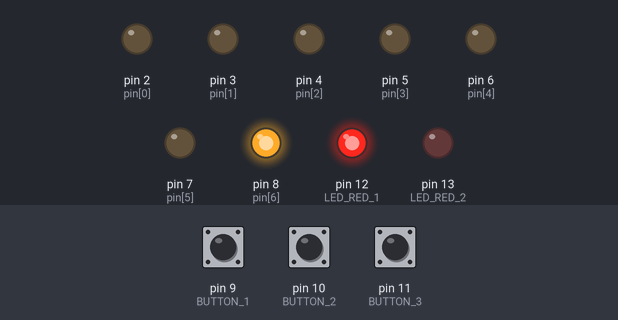
Recording of a sketch running on a simulated Arduino Uno, built with avr-gcc and run on an emulated ATmega328P. Shown: output pins drawn as LEDs (lit = HIGH). The inputs (shaded band) are chosen by the test bench; at power-on: pin 9 (BUTTON_1) HIGH, pin 10 (BUTTON_2) HIGH, pin 11 (BUTTON_3) LOW.

Above: at 1.6 s.
1.7 s: pin 9 (BUTTON_1) pulled LOW for 3.2 s
At 5.2 s:
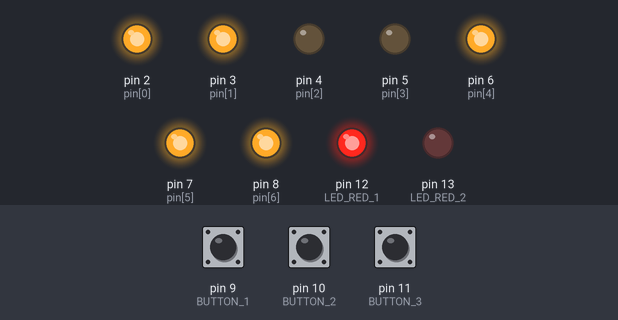
6.4 s: pin 10 (BUTTON_2) pulled LOW for 0.5 s
At 6.8 s:
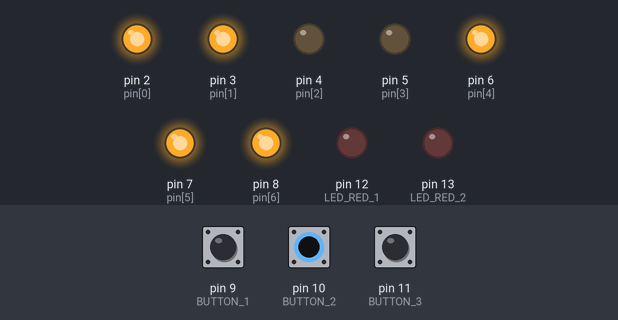
8.4 s: pin 11 (BUTTON_3) pulled HIGH for 0.5 s
At 8.8 s:
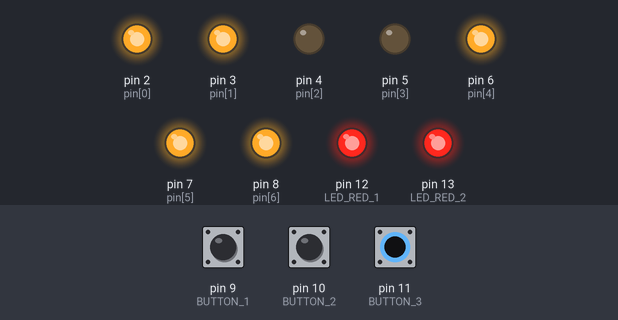
10.4 s: pin 11 (BUTTON_3) pulled HIGH for 3.2 s
At 14.5 s:
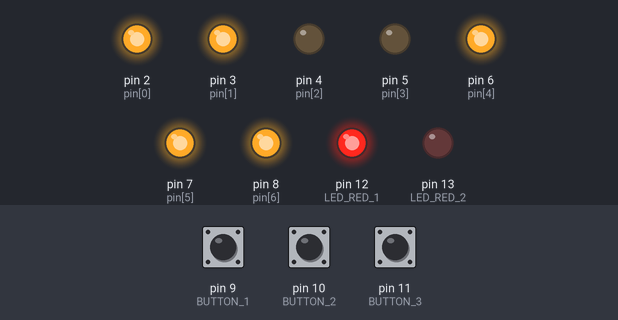
15.1 s: pin 9 (BUTTON_1) pulled LOW for 0.5 s
At 16.1 s:
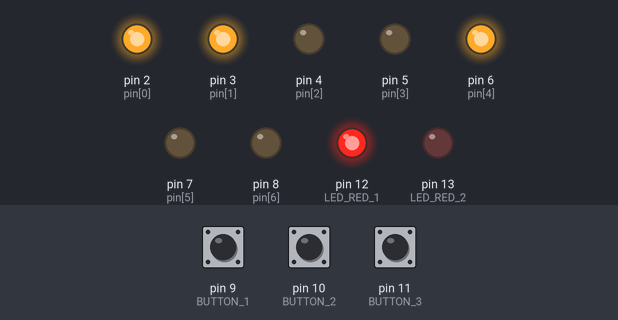
17.2 s: pin 10 (BUTTON_2) pulled LOW for 1 s
At 18.0 s:
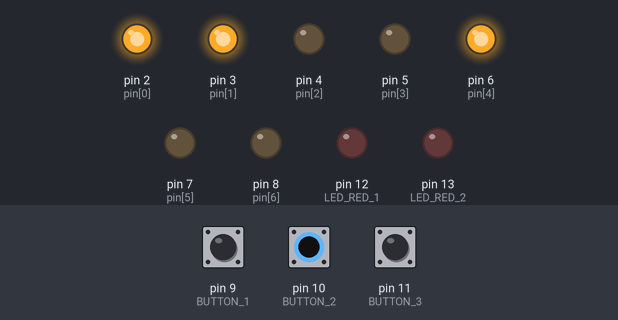
Timing chart, 0 to 20.2 s (numbered marks = the images above; inputs shaded):
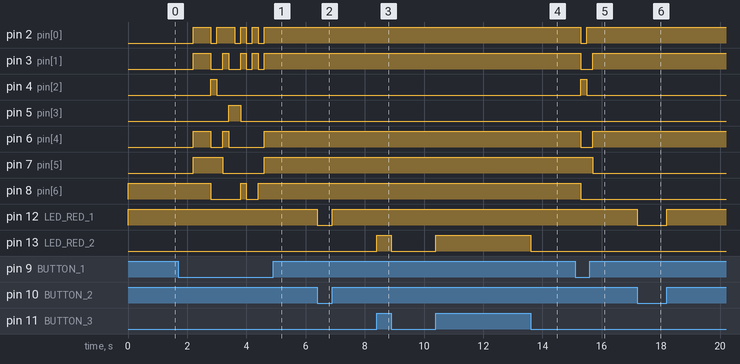

Measured:
- after the input at 1.7 s, pin 2 (pin[0]): LOW → HIGH after 0.50 s, → LOW 0.60 s later, → HIGH 0.20 s later, → LOW 0.60 s later, … (9 changes in this stretch); pin 3 (pin[1]): LOW → HIGH after 0.50 s, → LOW 0.60 s later, → HIGH 0.40 s later, → LOW 0.20 s later, … (9 changes in this stretch)
- after the input at 6.4 s, pin 12 (LED_RED_1): HIGH → LOW at once, → HIGH 0.50 s later
- after the input at 8.4 s, pin 13 (LED_RED_2): LOW → HIGH at once, → LOW 0.50 s later
- after the input at 10.4 s, pin 13 (LED_RED_2): LOW → HIGH at once, → LOW 3.2 s later
- after the input at 15.1 s, pin 2 (pin[0]): HIGH → LOW after 0.20 s, → HIGH 0.20 s later; pin 3 (pin[1]), pin 6 (pin[4]): HIGH → LOW after 0.20 s, → HIGH 0.40 s later; pin 4 (pin[2]): LOW → HIGH after 0.20 s, → LOW 0.20 s later; pin 7 (pin[5]): HIGH → LOW after 0.60 s; pin 8 (pin[6]): HIGH → LOW after 0.20 s
- after the input at 17.2 s, pin 12 (LED_RED_1): HIGH → LOW at once, → HIGH 1.0 s later

The sketch:

portas_logicas_ino.ino
```cpp
byte pin[] = {2, 3, 4, 5, 6, 7, 8}; // Array de pinos do Arduino

int number[10][7] = { // Matriz de numeros impressos no display
  // e, d, c, b, a, b, g
  {0, 0, 0, 0, 0, 0, 1}, // 0
  {1, 1, 0, 0, 1, 1, 1}, // 1
  {0, 0, 1, 0, 0, 1, 0}, // 2
  {1, 0, 0, 0, 0, 1, 0}, // 3
  {1, 1, 0, 0, 1, 0, 0}, // 4
  {1, 0, 0, 1, 0, 0, 0}, // 5
  {0, 0, 0, 1, 0, 0, 0}, // 6
  {1, 1, 0, 0, 0, 0, 1}, // 7
  {0, 0, 0, 0, 0, 0, 0}, // 8
  {1, 1, 0, 0, 0, 0, 0}  // 9
};

#define BUTTON_1 9

const byte BUTTON_2 = 10;
const byte BUTTON_3 = 11;

const byte LED_RED_1 = 12;
const byte LED_RED_2 = 13;
const byte LED_GREEN = A1;

int current_number = 0;

void setup() {
  pinMode(BUTTON_1, INPUT_PULLUP);
  pinMode(BUTTON_2, INPUT_PULLUP);
  pinMode(LED_RED_1, OUTPUT);
  pinMode(LED_RED_2, OUTPUT);

  for (byte a = 0; a < 7; a++) {
    pinMode(pin[a], OUTPUT); // Define os pinos do display como de saída
  }
}

void loop() {
  int x = current_number;

  // Lê os botões
  bool button_2_state = digitalRead(BUTTON_2);
  bool button_3_state = digitalRead(BUTTON_3);

  digitalWrite(LED_RED_1, button_2_state);
  digitalWrite(LED_RED_2, button_3_state);

  // Incrementa o número atual quando o botão 1 é pressionado
  if (!digitalRead(BUTTON_1)) {
    current_number = (current_number + 1) % 10; // Garante que o número permaneça entre 0 e 9
    delay(200);
  }

  // Exibe o número atual
  for (int j = 0; j < 7; j++) {
    digitalWrite(pin[j], number[current_number][j]);
  }

  // Define o comportamento do LED verde com base no número atual
  switch (x) {
    case 1: // Implica
      digitalWrite(LED_GREEN, !button_2_state || button_3_state);
      break;
    case 2: // Bi-implica
      digitalWrite(LED_GREEN, (button_2_state == button_3_state));
      break;
    case 3: // NOT
      digitalWrite(LED_GREEN, (!button_2_state && !button_3_state));
      break;
    case 4: // AND
      digitalWrite(LED_GREEN, (button_2_state && button_3_state));
      break;
    case 5: // NAND
      digitalWrite(LED_GREEN, !(button_2_state && button_3_state));
      break;
    case 6: // OR
      digitalWrite(LED_GREEN, (button_2_state || button_3_state));
      break;
    case 7: // XOR
      digitalWrite(LED_GREEN, (button_2_state != button_3_state));
      break;
    case 8: // XNOR
      digitalWrite(LED_GREEN, (button_2_state == button_3_state));
      break;
    case 9: // NOR
      digitalWrite(LED_GREEN, !(button_2_state || button_3_state));
      break;
    default: // Caso x seja diferente de 1 a 9
      // Faz o LED piscar
      digitalWrite(LED_GREEN, HIGH);
      delay(200);
      digitalWrite(LED_GREEN, LOW);
      delay(200);
      break;
  }
}
```
